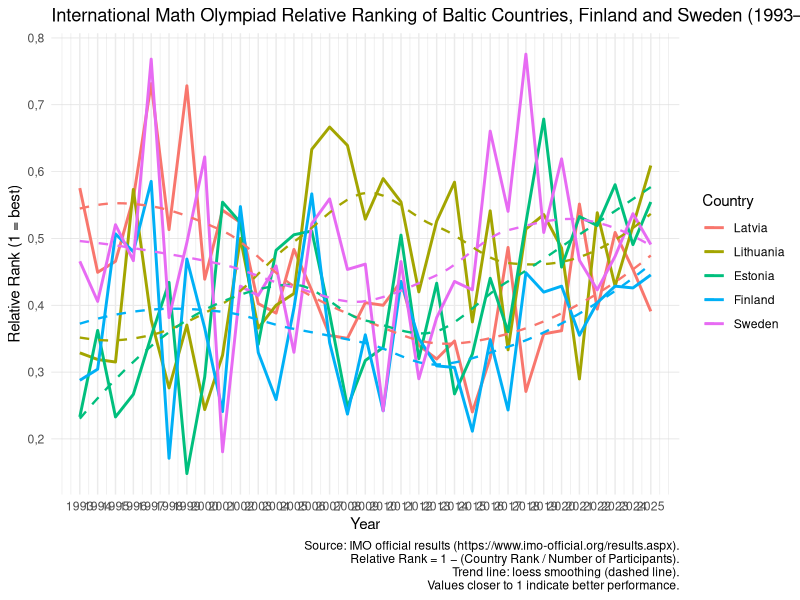
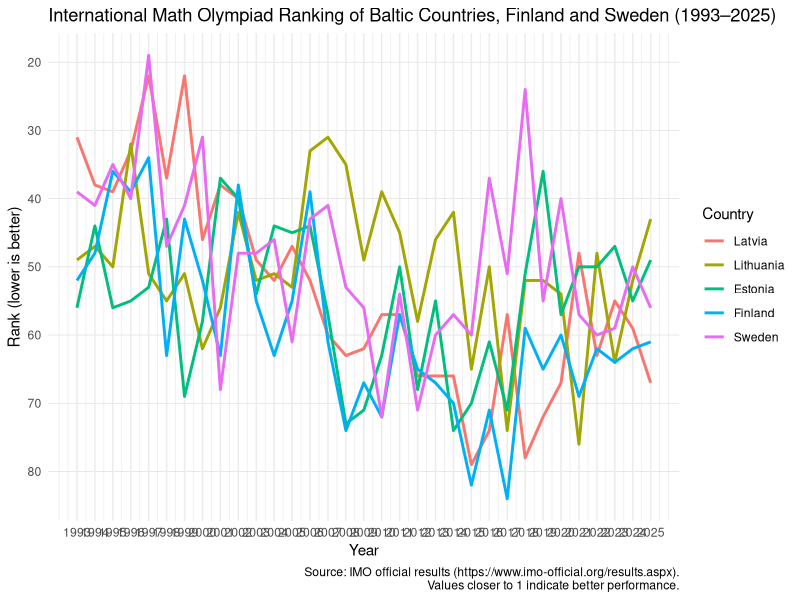

These charts were generated, in order, by the following R code:
library(tidyverse)
library(readxl)
library(writexl)
library(ggplot2)
library(ggtext)

IMO <- read_xlsx('IMO_LVA_EST_LIT_FIN_SWE_1993_2025.xlsx') %>%
  mutate(Country = factor(Country, levels = c("Latvia", "Lithuania", "Estonia", "Finland", "Sweden")))

ggplot(IMO, aes(x = Year, y = Inverted_Relative_Rank, color = Country)) +
  geom_line(size = 1) +
  geom_smooth(method = "loess", se = FALSE, linetype = "dashed", size = 0.8) +
  labs(
    title = "International Math Olympiad Relative Ranking of Baltic Countries, Finland and Sweden (1993–2025)",
    x = "Year",
    y = "Relative Rank (1 = best)",
    color = "Country",
    caption = "Source: IMO official results (https://www.imo-official.org/results.aspx).\nRelative Rank = 1 − (Country Rank / Number of Participants).\nTrend line: loess smoothing (dashed line).\nValues closer to 1 indicate better performance."
  ) +
  scale_x_continuous(breaks = 1993:2025) +
  scale_y_continuous(
    breaks = seq(0, 1, 0.1),
    labels = ~ scales::number(.x, big.mark = " ", decimal.mark = ",")
  ) +
  theme_minimal() +
  theme(
    panel.grid.major.y = element_line(color = "grey85", size = 0.2),
    panel.grid.minor.y = element_blank()
  )

ggplot(IMO, aes(x = Year, y = Rank, color = Country)) +
  geom_line(size = 1) +
  labs(
    title = "International Math Olympiad Ranking of Baltic Countries, Finland and Sweden (1993–2025)",
    x = "Year",
    y = "Rank (lower is better)",
    color = "Country",
    caption = "Source: IMO official results (https://www.imo-official.org/results.aspx).\nValues closer to 1 indicate better performance."
  ) +
  scale_x_continuous(breaks = 1993:2025) +
  scale_y_reverse(
    breaks = seq(0, 100, 10),
    labels = ~ scales::number(.x, big.mark = " ", decimal.mark = ",")
  ) +
  theme_minimal() +
  theme(
    panel.grid.major.y = element_line(color = "grey85", size = 0.2),
    panel.grid.minor.y = element_blank()
  )


summary_df <- IMO %>%
  group_by(Country) %>%
  summarise(
    Mean_Rank = mean(Rank),
    Median_Rank = median(Rank),
    Best_Rank = min(Rank),
    Worst_Rank = max(Rank),
    SD = sd(Rank),
    Mean_Relative_Rank = mean(Inverted_Relative_Rank),
    Median_Relative_Rank = median(Inverted_Relative_Rank),
    Best_Relative_Rank = max(Inverted_Relative_Rank),
    Worst_Relative_Rank = min(Inverted_Relative_Rank),
    SD_Relative_Rank = sd(Inverted_Relative_Rank)
  )

print(summary_df, n = Inf)
